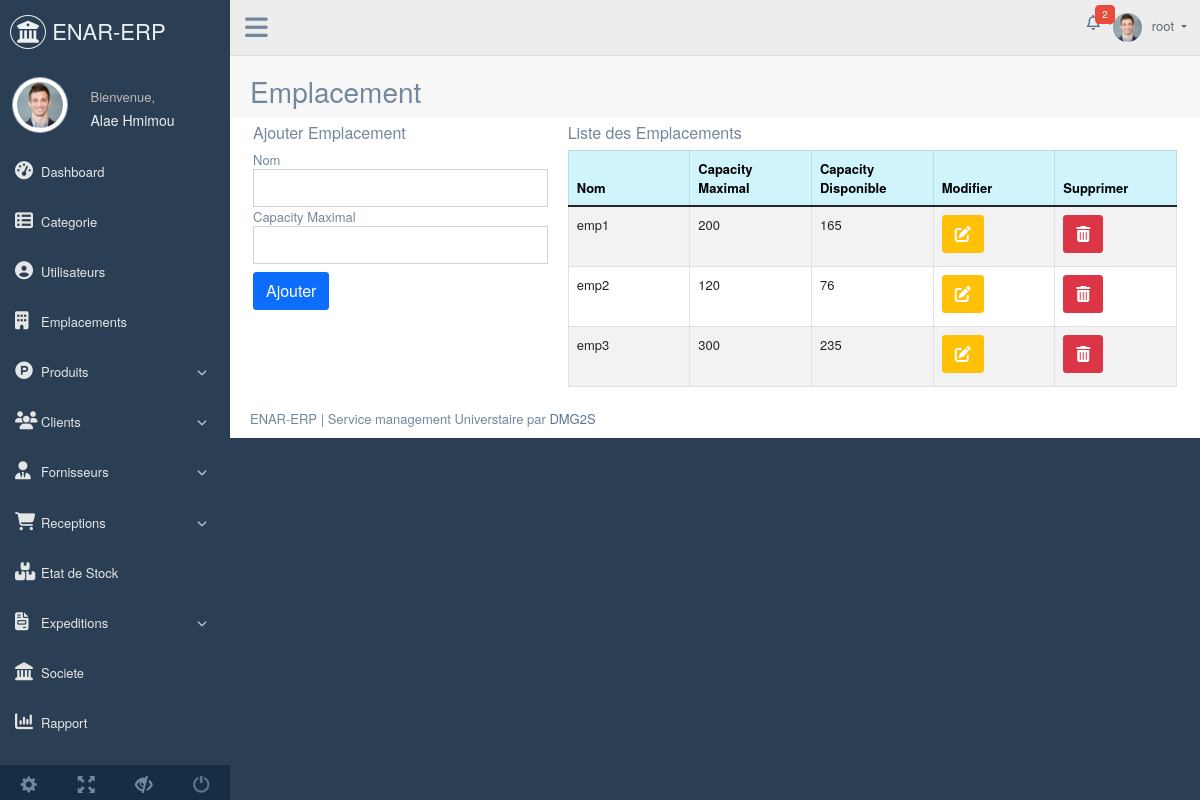
Page /GestionStock/emplacements.php (signed in) on the committed database.
### tables this page shows
CREATE TABLE IF NOT EXISTS `emplacement` (
  `id` int NOT NULL AUTO_INCREMENT,
  `nom` varchar(50) NOT NULL,
  `capacity_max` int NOT NULL,
  `capacity_actuelle` int DEFAULT (`capacity_max`),
  PRIMARY KEY (`id`),
  UNIQUE KEY `nom` (`nom`)
);

### GestionStock/add_list_emplacement.php (the view, shortened to what this page needs)
<div class="right_col">
    <div>
        <div class="page-title">
            <div class="title_left">
                <h3>Emplacement</h3>
            </div>
            <div class="title_right">
            </div>
        </div>
        <div class="clearfix"></div>
        <div class="x_content">
            <div class="row">
                <div class="col-sm-4">
                    <h4>Ajouter Emplacement</h4>
                    <label for="nom">Nom</label>
                    <input type="text" class="form-control" id="nom">
                    <label for="capacity_max">Capacity Maximal</label>
                    <input type="number" class="form-control" min="0" id="capacity_max">
                    <button class="btn btn-primary mt-2" onclick="ajouterEmplacement()">Ajouter</button>
                </div>
                <div class="col-sm-8">
                    <h4>Liste des Emplacements</h4>
                    <div class="table-responsive">
                        <table class="table table-striped table-bordered">
                            <thead class="table-info">
                                <tr>
                                    <th>Nom</th>
                                    <th>Capacity Maximal</th>
                                    <th>Capacity Disponible</th>
                                    <th>Modifier</th>
                                    <th>Supprimer</th>
                                </tr>
                            </thead>
                            <tbody>
                                <?php
                                $result = mysqli_query($conn, "SELECT * FROM emplacement");
                                while($row = mysqli_fetch_array($result)){
                                    ?>
                                    <tr>
                                        <td><?php echo $row['nom'] ?></td>
                                        <td><?php echo $row['capacity_max'] ?></td>
                                        <td><?php echo $row['capacity_actuelle'] ?></td>
                                        <td><a class="btn btn-warning" ><i class="fa fa-pen-to-square"></i></a></td>
                                        <td><a class="btn btn-danger" onclick="supprimerEmplacement(<?php echo $row['id'] ?>)"><i class="fa fa-trash-can"></i></a></td>
                                    </tr>
                                    <?php
                                }
                                ?>
                            </tbody>
                        </table>
                    </div>
                </div>
            </div>
        </div>
    </div>
</div>

### GestionStock/emplacements.php (style rules this page uses)
th, td { width : 20%; }

### rows in the picture
emplacement: nom "emp1", capacity_max "200", capacity_actuelle "165"
emplacement: nom "emp2", capacity_max "120", capacity_actuelle "76"
emplacement: nom "emp3", capacity_max "300", capacity_actuelle "235"

### other values in the picture
$_SESSION['nom'] "Alae Hmimou"
$_SESSION['login'] "root"
